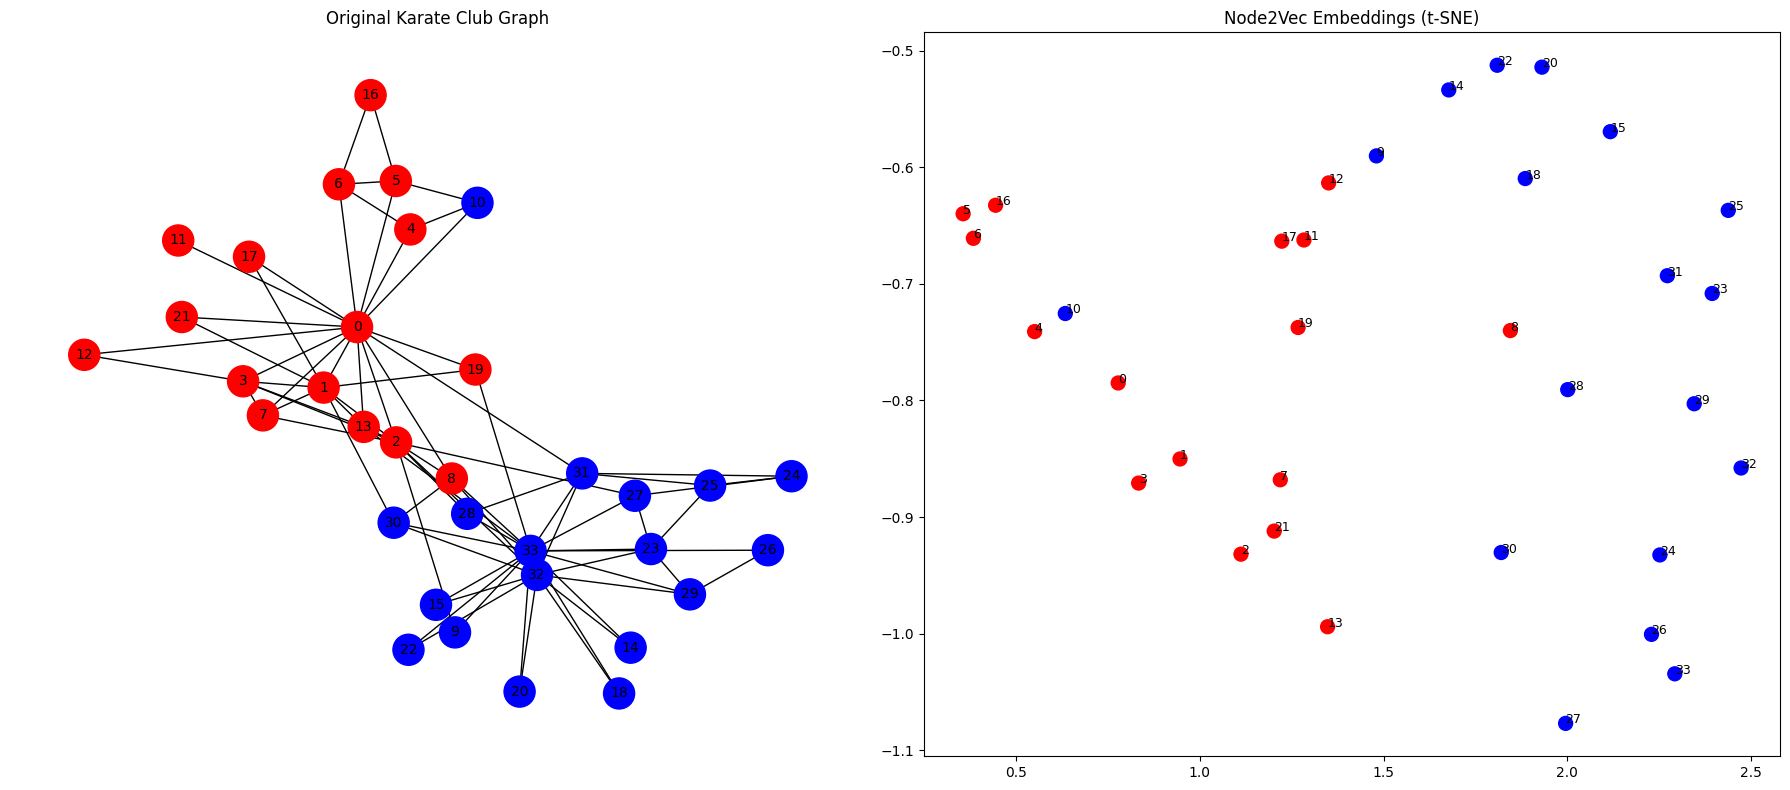

Write the Python code that produced this figure.
import networkx as nx
import numpy as np 
from node2vec import Node2Vec
import matplotlib.pyplot as plt
from sklearn.manifold import TSNE

G = nx.karate_club_graph()

faction_labels = {
0: 0, 1: 0, 2: 0, 3: 0, 4: 0, 5: 0, 6: 0, 7: 0, 8: 0,
9: 1, 10: 1, 11: 0, 12: 0, 13: 0, 14: 1, 15: 1, 16: 0,
17: 0, 18: 1, 19: 0, 20: 1, 21: 0, 22: 1, 23: 1, 24: 1,
25: 1, 26: 1, 27: 1, 28: 1, 29: 1, 30: 1, 31: 1, 32: 1,
33: 1
}
nx.set_node_attributes(G, faction_labels, 'faction')

node2vec = Node2Vec(
    G,
    dimensions=16,
    walk_length=10,
    num_walks=20,
    p=1,
    q=1,
    workers=4
)

model = node2vec.fit(window=5)

def decode_similarity(model, node1, node2):
    return model.wv.similarity(str(node1), str(node2))

def visualize_graph_and_embeddings(model, G):
    embeddings = np.zeros((len(G.nodes()), model.vector_size))
    for i, node in enumerate(G.nodes()):
        embeddings[i] = model.wv[str(node)]
    tsne = TSNE(n_components=2, random_state=42)
    node_pos_2d = tsne.fit_transform(embeddings)
    fig, axes = plt.subplots(1, 2, figsize=(18, 8))
    # Left plot: original graph
    pos = nx.spring_layout(G, seed=42)
    colors = ['red' if G.nodes[node]['faction'] == 0 else 'blue' for node in G.nodes()]

    nx.draw(
        G,
        pos,
        ax=axes[0],
        with_labels=True,
        node_color=colors,
        node_size=500,
        font_size=10
    )
    axes[0].set_title("Original Karate Club Graph")

    # Right plot: node embeddings
    axes[1].scatter(node_pos_2d[:, 0], node_pos_2d[:, 1], c=colors, s=100)
    for i, node in enumerate(G.nodes()):
        axes[1].annotate(str(node), (node_pos_2d[i, 0], node_pos_2d[i, 1]), fontsize=9)
    axes[1].set_title("Node2Vec Embeddings (t-SNE)")
    plt.tight_layout()
    plt.show()

print("Similarity between instructor (0) and their close ally (1):",
decode_similarity(model, 0, 1))
print("Similarity between instructor (0) and administrator (33):",
decode_similarity(model, 0, 33))

visualize_graph_and_embeddings(model, G)

def analyze_community_structure(model, G):
    instructor_allies = []
    administrator_allies = []

    for node in G.nodes():
        if node not in [0,33]:
            sim_to_instructor = decode_similarity(model, node, 0)
            sim_to_administrator = decode_similarity(model, node, 33)
            
            if sim_to_instructor > sim_to_administrator:
                instructor_allies.append(node)
            else:
                administrator_allies.append(node)
    return instructor_allies, administrator_allies

instructor_group, administrator_group = analyze_community_structure(model, G)
print("\nPredicted instructor's faction:", sorted(instructor_group))
print("Predicted administrator's faction:", sorted(administrator_group))
